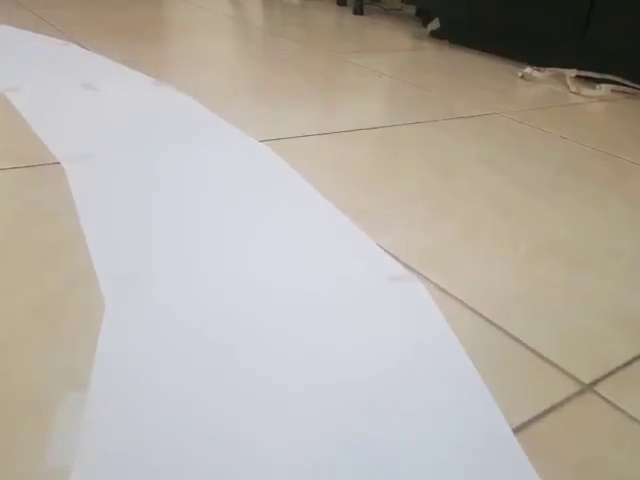
#> input picture frame 73 of JetsonNano_Projects/Robot_Car_v2/Resources/vid1.mp4, 640 x 480 px, given in place of the camera
$ python MainRobotLane.py
#> lines starting #> are read from the running program, lines starting #| are printed output that depends on the picture; after the words box and inside, x2 and y2 are one past the last pixel; in counts of white or black regions, pixels touching at a corner belong together
### JetsonNano_Projects/Robot_Car_v2/WebcamModule.py
import cv2


cap = cv2.VideoCapture(0)


def getImg(display=False, size=[480, 240]):
    ret, frame = cap.read()
    frame = cv2.resize(frame, (size[0], size[1]))
    if display:
        cv2.imshow('IMG', frame)
    return frame


# [3 lines that do not run on import are left out]

### JetsonNano_Projects/Robot_Car_v2/utlis.py
import cv2
import numpy as np


def thresholding(img):
    imgHSV = cv2.cvtColor(img, cv2.COLOR_BGR2HSV)
    lowerWhite = np.array([80, 0, 0])
    upperWhite = np.array([255, 160, 255])
    maskWhite = cv2.inRange(imgHSV, lowerWhite, upperWhite)
    return maskWhite


def warpImg(img, points, w, h, inverse=False):
    point1 = np.float32(points)
    point2 = np.float32([[0, 0], [w, 0], [0, h], [w, h]])
    if inverse:
        matrix = cv2.getPerspectiveTransform(point2, point1)
    else:
        matrix = cv2.getPerspectiveTransform(point1, point2)
    imgWarp = cv2.warpPerspective(img, matrix, (w, h))
    return imgWarp


def nothing(a):
    pass


# [7 lines left out: function initializeTrackbars, not called in this run]


def valTrackbars(wT=480, hT=240):
    widthTop = cv2.getTrackbarPos("Width Top", "Trackbars")
    heightTop = cv2.getTrackbarPos("Height Top", "Trackbars")
    widthBottom = cv2.getTrackbarPos("Width Bottom", "Trackbars")
    heightBottom = cv2.getTrackbarPos("Height Bottom", "Trackbars")
    points = np.float32([(widthTop, heightTop), (wT-widthTop, heightTop),
                      (widthBottom , heightBottom ), (wT-widthBottom, heightBottom)])
    return points


def drawPoints(img, points):
    for x in range(4):
        cv2.circle(img, (int(points[x][0]), int(points[x][1])), 10, (0, 0, 255), cv2.FILLED)

    return img


def getHistogram(img, minPer=0.1, display=False, region=1):

    if region == 1:
        histValues = np.sum(img, axis=0)

    else:
        histValues = np.sum(img[img.shape[0]//region:, :], axis=0)
    # print(histValues)
    maxValue = np.max(histValues)
    minValue = minPer * maxValue

    indexArray = np.where(histValues >= minValue)
    basePoint = int(np.average(indexArray))
    # print(basePoint)

    if display:
        imgHist = np.zeros((img.shape[0], img.shape[1], 3), np.uint8)
        for x, intensity in enumerate(histValues):
            cv2.line(imgHist, (x, img.shape[0]), (x, img.shape[0]-intensity//255//region), (255, 0, 255), 1)
            cv2.circle(imgHist, (basePoint, img.shape[0]), 20, (0, 255, 255), cv2.FILLED)
        return basePoint, imgHist

    return basePoint


# [30 lines left out: function stackImages, not called in this run]

### JetsonNano_Projects/Robot_Car_v2/LaneDetectionModule.py
import cv2
import numpy as np
import utlis


curveList = []
avgVal = 10


def getLaneCurve(img, display=2, normalization=True):
    global curveList
    imgCopy = img.copy()
    imgResult = img.copy()
    # # # STEP 1
    imgThres = utlis.thresholding(img)

    # # # STEP 2
    hT, wT, c = img.shape
    points = utlis.valTrackbars()
    imgWarp = utlis.warpImg(imgThres, points, wT, hT)
    imgWarpPoints = utlis.drawPoints(imgCopy, points)

    # # # STEP 3
    middlePoint, imgHist = utlis.getHistogram(imgWarp, display=True, minPer=0.5, region=4)
    curveAveragePoint, imgHist = utlis.getHistogram(imgWarp, display=True, minPer=0.9)
    # print(curveAveragePoint-middlePoint)
    curveRaw = curveAveragePoint - middlePoint

    # # # STEP 4
    curveList.append(curveRaw)
    if len(curveList) > avgVal:
        curveList.pop(0)
    curve = int(sum(curveList)/len(curveList))

    # # # STEP 5

    if display != 0:
        imgInvWarp = utlis.warpImg(imgWarp, points, wT, hT, inverse=True)
        imgInvWarp = cv2.cvtColor(imgInvWarp, cv2.COLOR_GRAY2BGR)
        imgInvWarp[0:hT // 3, 0:wT] = 0, 0, 0
        imgLaneColor = np.zeros_like(img)
        imgLaneColor[:] = 0, 255, 0
        imgLaneColor = cv2.bitwise_and(imgInvWarp, imgLaneColor)
        imgResult = cv2.addWeighted(imgResult, 1, imgLaneColor, 1, 0)
        midY = 450
        cv2.putText(imgResult, str(curve), (wT // 2 - 80, 85), cv2.FONT_HERSHEY_COMPLEX, 2, (255, 0, 255), 3)
        cv2.line(imgResult, (wT // 2, midY), (wT // 2 + (curve * 3), midY), (255, 0, 255), 5)
        cv2.line(imgResult, ((wT // 2 + (curve * 3)), midY - 25), (wT // 2 + (curve * 3), midY + 25), (0, 255, 0), 5)
        for x in range(-30, 30):
            w = wT // 20
            cv2.line(imgResult, (w * x + int(curve // 50), midY - 10),
                     (w * x + int(curve // 50), midY + 10), (0, 0, 255), 2)
        # fps = cv2.getTickFrequency() / (cv2.getTickCount() - timer);
        # cv2.putText(imgResult, 'FPS ' + str(int(fps)), (20, 40), cv2.FONT_HERSHEY_SIMPLEX, 1, (230, 50, 50), 3);
    if display == 2:
        imgStacked = utlis.stackImages(0.7, ([img, imgWarpPoints, imgWarp],
                                             [imgHist, imgLaneColor, imgResult]))
        cv2.imshow('ImageStack', imgStacked)
    elif display == 1:
        cv2.imshow('Result', imgResult)

    # # # NORMALIZATION
    print(curve)
    if normalization:
        curve = curve / 100
        if curve > 1:
            curve = 1
        elif curve < -1:
            curve = -1
    else:
        if curve > 100:
            curve = 100
        elif curve < -100:
            curve = -100

    # curveList = []

    return curve, imgResult


# [59 lines left out: function main, not called in this run]


# [2 lines that do not run on import are left out]

### JetsonNano_Projects/Robot_Car_v2/MotorModule.py
import RPi.GPIO as GPIO
from time import sleep


class Motor:
    def __init__(self, EnaA, In1A, In2A, EnaB, In1B, In2B,
                 motor_mode='BCM', setWarn: bool=False):

        self.EnaA = EnaA
        self.In1A = In1A
        self.In2A = In2A
        self.EnaB = EnaB
        self.In1B = In1B
        self.In2B = In2B
        mode = getattr(GPIO, motor_mode)
        GPIO.setmode(mode)
        GPIO.setwarnings(setWarn)
        GPIO.setup(self.EnaA, GPIO.OUT)
        GPIO.setup(self.In1A, GPIO.OUT)
        GPIO.setup(self.In2A, GPIO.OUT)
        GPIO.setup(self.EnaB, GPIO.OUT)
        GPIO.setup(self.In1B, GPIO.OUT)
        GPIO.setup(self.In2B, GPIO.OUT)
        self.pwmA = GPIO.PWM(self.EnaA, 100)
        self.pwmB = GPIO.PWM(self.EnaB, 100)
        self.pwmA.start(0)
        self.pwmB.start(0)
        self.mySpeed = 0

    def move(self, speed=0.5, turn=0, t=0):
        speed *= 100
        turn *= 70
        leftSpeed = speed - turn
        rightSpeed = speed + turn

        if leftSpeed > 100:
            leftSpeed = 100
        elif leftSpeed < -100:
            leftSpeed = -100
        if rightSpeed > 100:
            rightSpeed = 100
        elif rightSpeed < -100:
            rightSpeed = -100
        # print(leftSpeed,rightSpeed)
        self.pwmA.ChangeDutyCycle(abs(leftSpeed))
        self.pwmB.ChangeDutyCycle(abs(rightSpeed))
        if leftSpeed > 0:
            GPIO.output(self.In1A, GPIO.HIGH);GPIO.output(self.In2A, GPIO.LOW)
        else:
            GPIO.output(self.In1A, GPIO.LOW);GPIO.output(self.In2A, GPIO.HIGH)
        if rightSpeed > 0:
            GPIO.output(self.In1B, GPIO.HIGH);GPIO.output(self.In2B, GPIO.LOW)
        else:
            GPIO.output(self.In1B, GPIO.LOW);GPIO.output(self.In2B, GPIO.HIGH)
        sleep(t)

    # [16 lines left out: functions stop, main, not called in this run]


# [3 lines that do not run on import are left out]

### JetsonNano_Projects/Robot_Car_v2/MainRobotLane.py
from MotorModule import Motor
from LaneDetectionModule import getLaneCurve
import WebcamModule


#############################################
motor = Motor(2, 3, 4, 17, 22, 27)
#############################################


def main():

    img = WebcamModule.getImg()
#> in getImg, frame is the input picture: shape (480, 640, 3); mean B, G, R 167.4, 175.7, 181.8
#> in getImg, `frame = cv2.resize(frame, (size[0], size[1]))`:
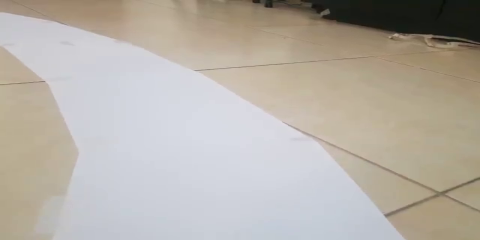
#> frame: shape (240, 480, 3); mean B, G, R 167.4, 175.7, 181.9
    curveVal, img = getLaneCurve(img, 1)
#> in thresholding, `imgHSV = cv2.cvtColor(img, cv2.COLOR_BGR2HSV)`: imgHSV: shape (240, 480, 3); mean H, S, V 60.4, 35.7, 186.3
#> in thresholding, `maskWhite = cv2.inRange(imgHSV, lowerWhite, upperWhite)`:
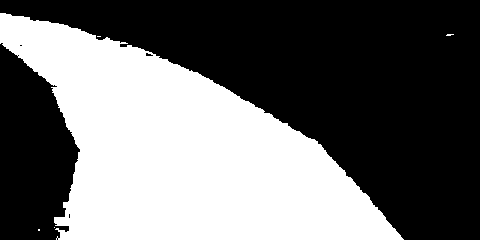
#> maskWhite: shape (240, 480); 42.3% white; 5 white regions (4 under 20 px), largest, box (x1, y1, x2, y2) and area: (0, 13, 404, 240) 48717
#> in warpImg, `imgWarp = cv2.warpPerspective(img, matrix, (w, h))`: imgWarp: shape (240, 480); every value is 0
#> in getHistogram, `histValues = np.sum(img[img.shape[0]//region:, :], axis=0)`: histValues = 480 values from 0 to 0
#> in getHistogram, `maxValue = np.max(histValues)`: maxValue = 0
#> in getHistogram, `basePoint = int(np.average(indexArray))`: basePoint = 239
#> after the loop in getHistogram, `for x, intensity in enumerate(histValues):`:
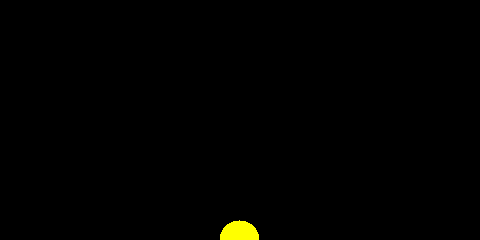
#> imgHist: shape (240, 480, 3); mean of channels 0, 1, 2 0, 1.3, 1.3; drawn as B, G, R
#> in getLaneCurve, `curveRaw = curveAveragePoint - middlePoint`: curveRaw = 0
#> in getLaneCurve, `imgInvWarp = cv2.cvtColor(imgInvWarp, cv2.COLOR_GRAY2BGR)`: imgInvWarp: shape (240, 480, 3); every value is 0
#> in getLaneCurve, `cv2.putText(imgResult, str(curve), (wT // 2 - 80, 85), cv2.FONT_HERSHE..`:
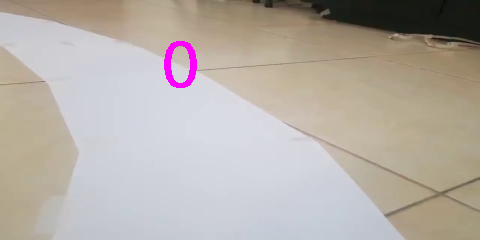
#> imgResult: shape (240, 480, 3); 0.61% of pixels changed, all inside (x1, y1, x2, y2) = (164, 41, 197, 88)
#| 0
#> curveVal = 0

    sen = 1.3  # SENSITIVITY
    maxVal = 0.3  # MAX SPEED
    if curveVal > maxVal:
        curveVal = maxVal
    if curveVal < -maxVal:
        curveVal = -maxVal
    # print(curveVal)
    if curveVal > 0:
        sen = 1.7
        if curveVal < 0.05:
            curveVal = 0
    else:
        if curveVal > -0.08:
            curveVal = 0
    motor.move(0.20, -curveVal*sen, 0.05)
    # cv2.waitKey(1)


if __name__ == "__main__":
    while True:
        main()
#> pass 2 of the loop `while True:`:
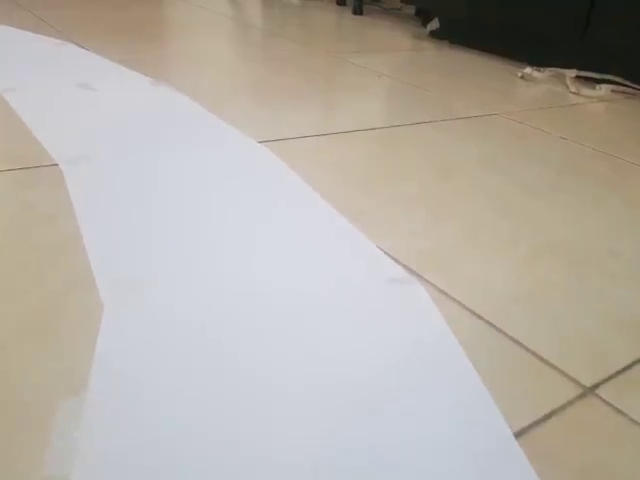
#> input picture frame 74 of JetsonNano_Projects/Robot_Car_v2/Resources/vid1.mp4, 640 x 480 px, given in place of the camera
#> in getImg, frame is the input picture: shape (480, 640, 3); mean B, G, R 167.4, 175.6, 181.8
#> frame: shape (240, 480, 3)
#> imgHSV: shape (240, 480, 3); mean H, S, V 60.3, 35.7, 186.3
#> in thresholding (call 2), `maskWhite = cv2.inRange(imgHSV, lowerWhite, upperWhite)`:
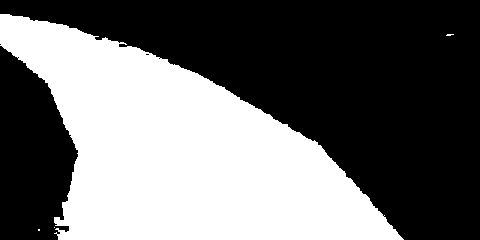
#> maskWhite: shape (240, 480); 42.3% white; 4 white regions (3 under 20 px), largest, box (x1, y1, x2, y2) and area: (0, 14, 404, 240) 48757
#> in getLaneCurve (call 2), `points = utlis.valTrackbars()`: points = [[0, 0], [480, 0], [0, 0], [480, 0]]
#> in getLaneCurve (call 2), `cv2.putText(imgResult, str(curve), (wT // 2 - 80, 85), cv2.FONT_HERSHE..`:
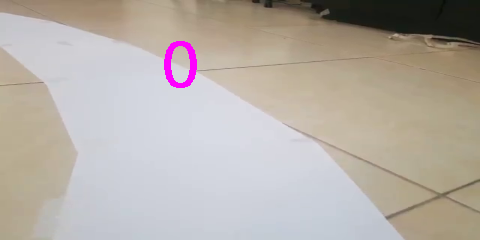
#> imgResult: shape (240, 480, 3); mean B, G, R 167.8, 174.5, 182.1
#| 0
#> pass 3 of the loop `while True:`:
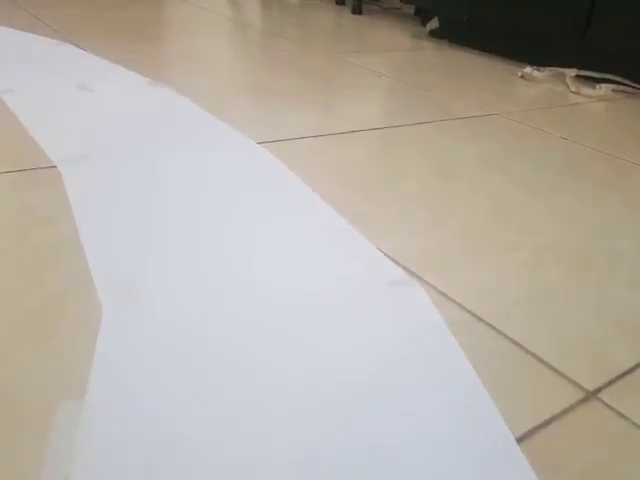
#> input picture frame 75 of JetsonNano_Projects/Robot_Car_v2/Resources/vid1.mp4, 640 x 480 px, given in place of the camera
#> in getImg, frame is the input picture: shape (480, 640, 3); mean B, G, R 167.3, 175.6, 181.7
#> frame: shape (240, 480, 3)
#> imgHSV: shape (240, 480, 3); mean H, S, V 60.2, 35.7, 186.2
#> in thresholding (call 3), `maskWhite = cv2.inRange(imgHSV, lowerWhite, upperWhite)`:
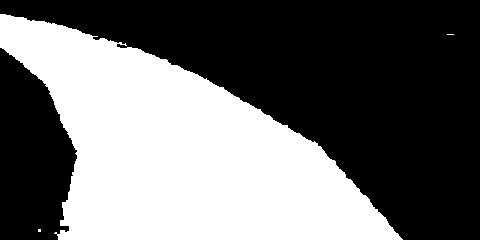
#> maskWhite: shape (240, 480); 42.2% white; 3 white regions (2 under 20 px), largest, box (x1, y1, x2, y2) and area: (0, 14, 403, 240) 48615
#> in getLaneCurve (call 3), `cv2.putText(imgResult, str(curve), (wT // 2 - 80, 85), cv2.FONT_HERSHE..`:
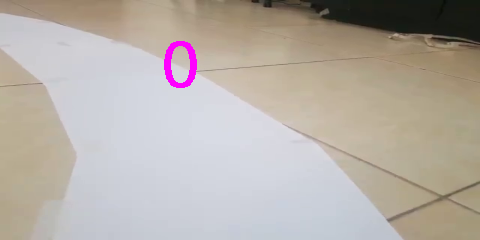
#> imgResult: shape (240, 480, 3); mean B, G, R 167.7, 174.4, 182.1
#| 0

$ run again, starting later in the video
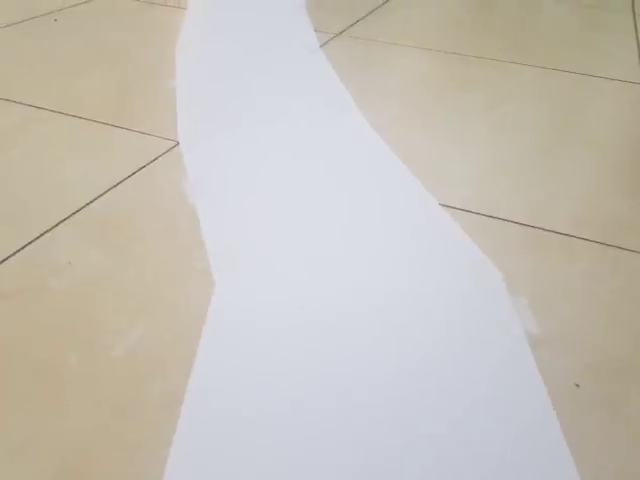
#> input picture frame 329 of JetsonNano_Projects/Robot_Car_v2/Resources/vid1.mp4, 640 x 480 px, given in place of the camera
#> in getImg, frame is the input picture: shape (480, 640, 3); mean B, G, R 184.2, 192.9, 198.1
#> frame: shape (240, 480, 3)
#> imgHSV: shape (240, 480, 3); mean H, S, V 59.1, 30.5, 202.7
#> in thresholding, `maskWhite = cv2.inRange(imgHSV, lowerWhite, upperWhite)`:
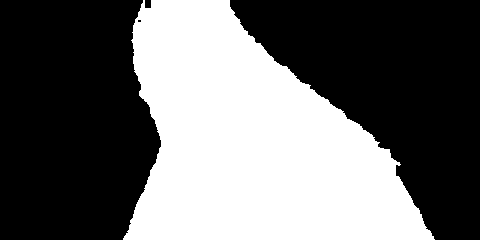
#> maskWhite: shape (240, 480); 41.3% white; 1 white region, box (x1, y1, x2, y2) and area: (123, 0, 435, 240) 47612
#> imgWarp: shape (240, 480); every value is 0
#> histValues = 480 values from 0 to 0
#> maxValue = 0
#> basePoint = 239
#> curveRaw = 0
#> imgInvWarp: shape (240, 480, 3); every value is 0
#> in getLaneCurve, `cv2.putText(imgResult, str(curve), (wT // 2 - 80, 85), cv2.FONT_HERSHE..`:
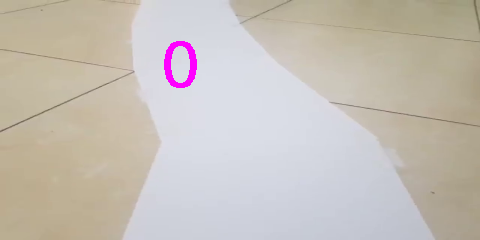
#> imgResult: shape (240, 480, 3); mean B, G, R 184.4, 191.6, 198.4
#| 0

$ run again, starting later in the video
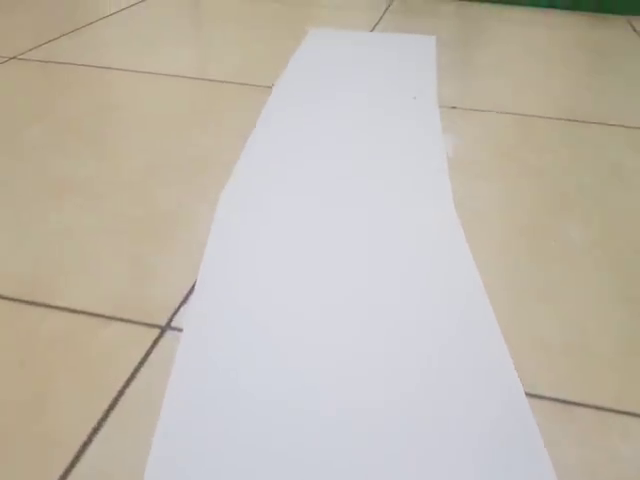
#> input picture frame 586 of JetsonNano_Projects/Robot_Car_v2/Resources/vid1.mp4, 640 x 480 px, given in place of the camera
#> in getImg, frame is the input picture: shape (480, 640, 3); mean B, G, R 174.5, 185.8, 192.9
#> frame: shape (240, 480, 3)
#> imgHSV: shape (240, 480, 3); mean H, S, V 58.2, 34.5, 196.3
#> maskWhite: shape (240, 480); 39% white; 2 white regions (1 under 20 px), largest, box (x1, y1, x2, y2) and area: (109, 16, 418, 240) 44883
#> imgWarp: shape (240, 480); every value is 0
#> histValues = 480 values from 0 to 0
#> maxValue = 0
#> basePoint = 239
#> curveRaw = 0
#> imgInvWarp: shape (240, 480, 3); every value is 0
#> in getLaneCurve, `cv2.putText(imgResult, str(curve), (wT // 2 - 80, 85), cv2.FONT_HERSHE..`:
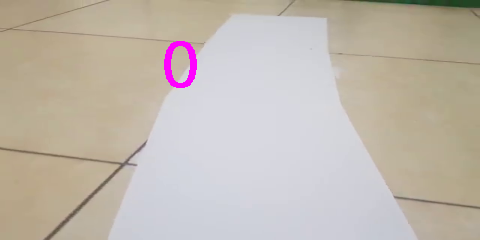
#> imgResult: shape (240, 480, 3); mean B, G, R 175, 184.7, 193.3
#| 0
